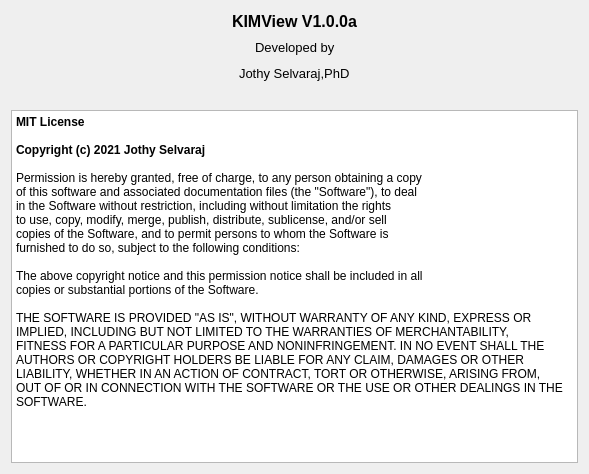
<?xml version="1.0" encoding="UTF-8"?>
<ui version="4.0">
 <class>AboutDialog</class>
 <widget class="QDialog" name="AboutDialog">
  <property name="geometry">
   <rect>
    <x>0</x>
    <y>0</y>
    <width>589</width>
    <height>474</height>
   </rect>
  </property>
  <property name="minimumSize">
   <size>
    <width>0</width>
    <height>0</height>
   </size>
  </property>
  <property name="maximumSize">
   <size>
    <width>1200</width>
    <height>800</height>
   </size>
  </property>
  <property name="windowTitle">
   <string>About</string>
  </property>
  <layout class="QGridLayout" name="gridLayout">
   <item row="0" column="0">
    <layout class="QVBoxLayout" name="verticalLayout_3">
     <item>
      <layout class="QVBoxLayout" name="verticalLayout_2">
       <item>
        <layout class="QHBoxLayout" name="horizontalLayout_4">
         <item>
          <spacer name="horizontalSpacer_7">
           <property name="orientation">
            <enum>Qt::Orientation::Horizontal</enum>
           </property>
           <property name="sizeHint" stdset="0">
            <size>
             <width>40</width>
             <height>20</height>
            </size>
           </property>
          </spacer>
         </item>
         <item>
          <widget class="QLabel" name="label_4">
           <property name="font">
            <font>
             <pointsize>12</pointsize>
             <bold>true</bold>
            </font>
           </property>
           <property name="text">
            <string>KIMView V1.0.0a</string>
           </property>
          </widget>
         </item>
         <item>
          <spacer name="horizontalSpacer_8">
           <property name="orientation">
            <enum>Qt::Orientation::Horizontal</enum>
           </property>
           <property name="sizeHint" stdset="0">
            <size>
             <width>40</width>
             <height>20</height>
            </size>
           </property>
          </spacer>
         </item>
        </layout>
       </item>
       <item>
        <layout class="QHBoxLayout" name="horizontalLayout_3">
         <item>
          <spacer name="horizontalSpacer_5">
           <property name="orientation">
            <enum>Qt::Orientation::Horizontal</enum>
           </property>
           <property name="sizeHint" stdset="0">
            <size>
             <width>40</width>
             <height>20</height>
            </size>
           </property>
          </spacer>
         </item>
         <item>
          <layout class="QVBoxLayout" name="verticalLayout">
           <item>
            <layout class="QHBoxLayout" name="horizontalLayout">
             <item>
              <spacer name="horizontalSpacer">
               <property name="orientation">
                <enum>Qt::Orientation::Horizontal</enum>
               </property>
               <property name="sizeHint" stdset="0">
                <size>
                 <width>40</width>
                 <height>20</height>
                </size>
               </property>
              </spacer>
             </item>
             <item>
              <widget class="QLabel" name="label">
               <property name="font">
                <font>
                 <pointsize>10</pointsize>
                </font>
               </property>
               <property name="text">
                <string>Developed by</string>
               </property>
              </widget>
             </item>
             <item>
              <spacer name="horizontalSpacer_2">
               <property name="orientation">
                <enum>Qt::Orientation::Horizontal</enum>
               </property>
               <property name="sizeHint" stdset="0">
                <size>
                 <width>40</width>
                 <height>20</height>
                </size>
               </property>
              </spacer>
             </item>
            </layout>
           </item>
           <item>
            <layout class="QHBoxLayout" name="horizontalLayout_2">
             <item>
              <spacer name="horizontalSpacer_3">
               <property name="orientation">
                <enum>Qt::Orientation::Horizontal</enum>
               </property>
               <property name="sizeHint" stdset="0">
                <size>
                 <width>40</width>
                 <height>20</height>
                </size>
               </property>
              </spacer>
             </item>
             <item>
              <widget class="QLabel" name="label_2">
               <property name="font">
                <font>
                 <pointsize>10</pointsize>
                </font>
               </property>
               <property name="text">
                <string>Jothy Selvaraj,PhD</string>
               </property>
              </widget>
             </item>
             <item>
              <spacer name="horizontalSpacer_4">
               <property name="orientation">
                <enum>Qt::Orientation::Horizontal</enum>
               </property>
               <property name="sizeHint" stdset="0">
                <size>
                 <width>40</width>
                 <height>20</height>
                </size>
               </property>
              </spacer>
             </item>
            </layout>
           </item>
           <item>
            <widget class="QLabel" name="label_3">
             <property name="font">
              <font>
               <pointsize>10</pointsize>
              </font>
             </property>
             <property name="text">
              <string/>
             </property>
            </widget>
           </item>
          </layout>
         </item>
         <item>
          <spacer name="horizontalSpacer_6">
           <property name="orientation">
            <enum>Qt::Orientation::Horizontal</enum>
           </property>
           <property name="sizeHint" stdset="0">
            <size>
             <width>40</width>
             <height>20</height>
            </size>
           </property>
          </spacer>
         </item>
        </layout>
       </item>
      </layout>
     </item>
     <item>
      <widget class="QTextEdit" name="textEdit">
       <property name="enabled">
        <bool>true</bool>
       </property>
       <property name="readOnly">
        <bool>true</bool>
       </property>
       <property name="html">
        <string>&lt;!DOCTYPE HTML PUBLIC &quot;-//W3C//DTD HTML 4.0//EN&quot; &quot;http://www.w3.org/TR/REC-html40/strict.dtd&quot;&gt;
&lt;html&gt;&lt;head&gt;&lt;meta name=&quot;qrichtext&quot; content=&quot;1&quot; /&gt;&lt;meta charset=&quot;utf-8&quot; /&gt;&lt;style type=&quot;text/css&quot;&gt;
p, li { white-space: pre-wrap; }
hr { height: 1px; border-width: 0; }
li.unchecked::marker { content: &quot;\2610&quot;; }
li.checked::marker { content: &quot;\2612&quot;; }
&lt;/style&gt;&lt;/head&gt;&lt;body style=&quot; font-family:'Segoe UI'; font-size:9pt; font-weight:400; font-style:normal;&quot;&gt;
&lt;p style=&quot; margin-top:0px; margin-bottom:0px; margin-left:0px; margin-right:0px; -qt-block-indent:0; text-indent:0px;&quot;&gt;&lt;span style=&quot; font-family:'Titillium Web'; font-weight:600; color:#000000;&quot;&gt;MIT License&lt;/span&gt;&lt;/p&gt;
&lt;p style=&quot;-qt-paragraph-type:empty; margin-top:0px; margin-bottom:0px; margin-left:0px; margin-right:0px; -qt-block-indent:0; text-indent:0px; font-family:'Courier New'; color:#000000;&quot;&gt;&lt;br /&gt;&lt;/p&gt;
&lt;p style=&quot; margin-top:0px; margin-bottom:0px; margin-left:0px; margin-right:0px; -qt-block-indent:0; text-indent:0px;&quot;&gt;&lt;span style=&quot; font-family:'Courier New'; font-weight:600; color:#000000;&quot;&gt;Copyright (c) 2021 Jothy Selvaraj&lt;/span&gt;&lt;/p&gt;
&lt;p style=&quot;-qt-paragraph-type:empty; margin-top:0px; margin-bottom:0px; margin-left:0px; margin-right:0px; -qt-block-indent:0; text-indent:0px; font-family:'Courier New'; color:#000000;&quot;&gt;&lt;br /&gt;&lt;/p&gt;
&lt;p style=&quot; margin-top:0px; margin-bottom:0px; margin-left:0px; margin-right:0px; -qt-block-indent:0; text-indent:0px;&quot;&gt;&lt;span style=&quot; font-family:'Courier New'; color:#000000;&quot;&gt;Permission is hereby granted, free of charge, to any person obtaining a copy&lt;/span&gt;&lt;/p&gt;
&lt;p style=&quot; margin-top:0px; margin-bottom:0px; margin-left:0px; margin-right:0px; -qt-block-indent:0; text-indent:0px;&quot;&gt;&lt;span style=&quot; font-family:'Courier New'; color:#000000;&quot;&gt;of this software and associated documentation files (the &amp;quot;Software&amp;quot;), to deal&lt;/span&gt;&lt;/p&gt;
&lt;p style=&quot; margin-top:0px; margin-bottom:0px; margin-left:0px; margin-right:0px; -qt-block-indent:0; text-indent:0px;&quot;&gt;&lt;span style=&quot; font-family:'Courier New'; color:#000000;&quot;&gt;in the Software without restriction, including without limitation the rights&lt;/span&gt;&lt;/p&gt;
&lt;p style=&quot; margin-top:0px; margin-bottom:0px; margin-left:0px; margin-right:0px; -qt-block-indent:0; text-indent:0px;&quot;&gt;&lt;span style=&quot; font-family:'Courier New'; color:#000000;&quot;&gt;to use, copy, modify, merge, publish, distribute, sublicense, and/or sell&lt;/span&gt;&lt;/p&gt;
&lt;p style=&quot; margin-top:0px; margin-bottom:0px; margin-left:0px; margin-right:0px; -qt-block-indent:0; text-indent:0px;&quot;&gt;&lt;span style=&quot; font-family:'Courier New'; color:#000000;&quot;&gt;copies of the Software, and to permit persons to whom the Software is&lt;/span&gt;&lt;/p&gt;
&lt;p style=&quot; margin-top:0px; margin-bottom:0px; margin-left:0px; margin-right:0px; -qt-block-indent:0; text-indent:0px;&quot;&gt;&lt;span style=&quot; font-family:'Courier New'; color:#000000;&quot;&gt;furnished to do so, subject to the following conditions:&lt;/span&gt;&lt;/p&gt;
&lt;p style=&quot;-qt-paragraph-type:empty; margin-top:0px; margin-bottom:0px; margin-left:0px; margin-right:0px; -qt-block-indent:0; text-indent:0px; font-family:'Courier New'; color:#000000;&quot;&gt;&lt;br /&gt;&lt;/p&gt;
&lt;p style=&quot; margin-top:0px; margin-bottom:0px; margin-left:0px; margin-right:0px; -qt-block-indent:0; text-indent:0px;&quot;&gt;&lt;span style=&quot; font-family:'Courier New'; color:#000000;&quot;&gt;The above copyright notice and this permission notice shall be included in all&lt;/span&gt;&lt;/p&gt;
&lt;p style=&quot; margin-top:0px; margin-bottom:0px; margin-left:0px; margin-right:0px; -qt-block-indent:0; text-indent:0px;&quot;&gt;&lt;span style=&quot; font-family:'Courier New'; color:#000000;&quot;&gt;copies or substantial portions of the Software.&lt;/span&gt;&lt;/p&gt;
&lt;p style=&quot;-qt-paragraph-type:empty; margin-top:0px; margin-bottom:0px; margin-left:0px; margin-right:0px; -qt-block-indent:0; text-indent:0px; font-family:'Courier New'; color:#000000;&quot;&gt;&lt;br /&gt;&lt;/p&gt;
&lt;p style=&quot; margin-top:0px; margin-bottom:0px; margin-left:0px; margin-right:0px; -qt-block-indent:0; text-indent:0px;&quot;&gt;&lt;span style=&quot; font-family:'Courier New'; color:#000000;&quot;&gt;THE SOFTWARE IS PROVIDED &amp;quot;AS IS&amp;quot;, WITHOUT WARRANTY OF ANY KIND, EXPRESS OR&lt;/span&gt;&lt;/p&gt;
&lt;p style=&quot; margin-top:0px; margin-bottom:0px; margin-left:0px; margin-right:0px; -qt-block-indent:0; text-indent:0px;&quot;&gt;&lt;span style=&quot; font-family:'Courier New'; color:#000000;&quot;&gt;IMPLIED, INCLUDING BUT NOT LIMITED TO THE WARRANTIES OF MERCHANTABILITY,&lt;/span&gt;&lt;/p&gt;
&lt;p style=&quot; margin-top:0px; margin-bottom:0px; margin-left:0px; margin-right:0px; -qt-block-indent:0; text-indent:0px;&quot;&gt;&lt;span style=&quot; font-family:'Courier New'; color:#000000;&quot;&gt;FITNESS FOR A PARTICULAR PURPOSE AND NONINFRINGEMENT. IN NO EVENT SHALL THE&lt;/span&gt;&lt;/p&gt;
&lt;p style=&quot; margin-top:0px; margin-bottom:0px; margin-left:0px; margin-right:0px; -qt-block-indent:0; text-indent:0px;&quot;&gt;&lt;span style=&quot; font-family:'Courier New'; color:#000000;&quot;&gt;AUTHORS OR COPYRIGHT HOLDERS BE LIABLE FOR ANY CLAIM, DAMAGES OR OTHER&lt;/span&gt;&lt;/p&gt;
&lt;p style=&quot; margin-top:0px; margin-bottom:0px; margin-left:0px; margin-right:0px; -qt-block-indent:0; text-indent:0px;&quot;&gt;&lt;span style=&quot; font-family:'Courier New'; color:#000000;&quot;&gt;LIABILITY, WHETHER IN AN ACTION OF CONTRACT, TORT OR OTHERWISE, ARISING FROM,&lt;/span&gt;&lt;/p&gt;
&lt;p style=&quot; margin-top:0px; margin-bottom:0px; margin-left:0px; margin-right:0px; -qt-block-indent:0; text-indent:0px;&quot;&gt;&lt;span style=&quot; font-family:'Courier New'; color:#000000;&quot;&gt;OUT OF OR IN CONNECTION WITH THE SOFTWARE OR THE USE OR OTHER DEALINGS IN THE&lt;/span&gt;&lt;/p&gt;
&lt;p style=&quot; margin-top:0px; margin-bottom:0px; margin-left:0px; margin-right:0px; -qt-block-indent:0; text-indent:0px;&quot;&gt;&lt;span style=&quot; font-family:'Courier New'; color:#000000;&quot;&gt;SOFTWARE.&lt;/span&gt;&lt;/p&gt;&lt;/body&gt;&lt;/html&gt;</string>
       </property>
      </widget>
     </item>
    </layout>
   </item>
  </layout>
 </widget>
 <resources/>
 <connections/>
</ui>
